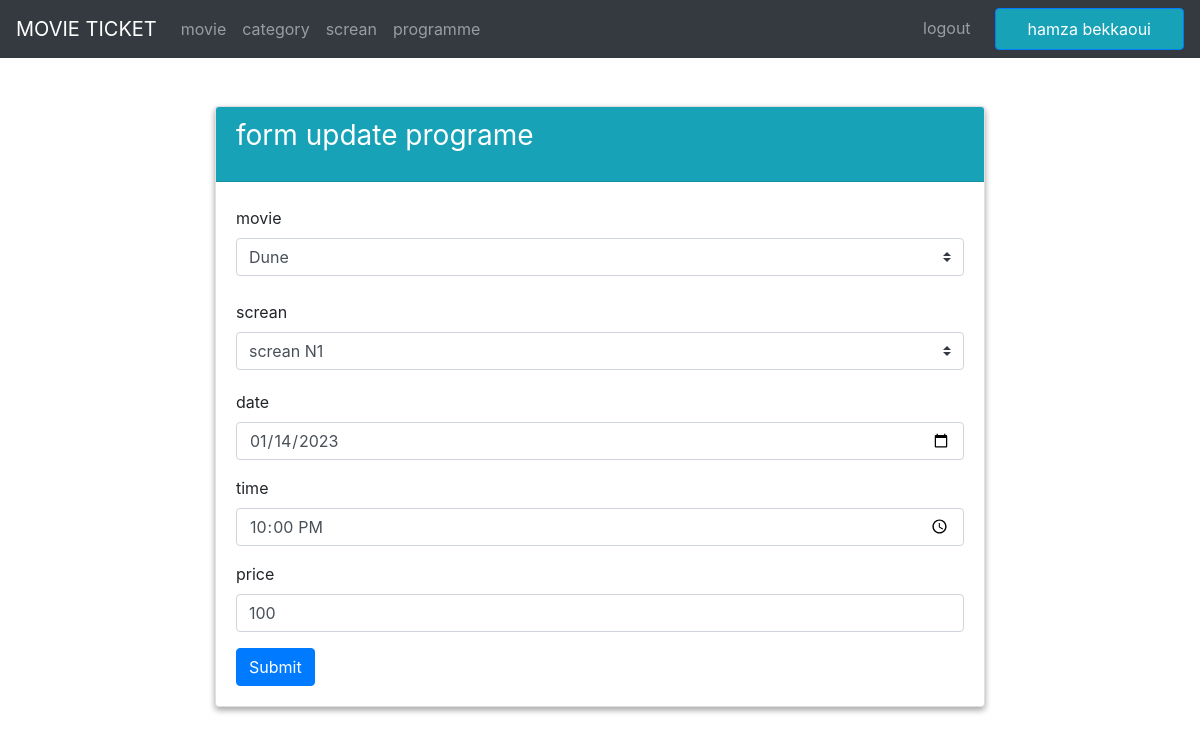
The app's page /admin/programme/update_programme.php?id=10 (signed in) with its own data.
### tables this page shows
CREATE TABLE `programmes` (
  `id` bigint(20) UNSIGNED NOT NULL,
  `films_id` bigint(20) UNSIGNED NOT NULL,
  `salles_id` bigint(20) UNSIGNED NOT NULL,
  `date` date NOT NULL,
  `time` time NOT NULL,
  `prix` int(11) NOT NULL,
  `created_at` timestamp NULL DEFAULT current_timestamp(),
  `updated_at` timestamp NULL DEFAULT current_timestamp()
);

### admin/programme/update_programme.php (the view, shortened to what this page needs)
<?php
require('../../db/db.php');
$sql_p = "select * from programmes where id  = :id";
$programme  = $connection->prepare($sql_p);
$programme->bindValue(':id', $_GET['id']);
$programme->execute();
$data_programme = $programme->fetchAll();
$sql_f = "select * from films where projection = 1";
$all_films  = $connection->prepare($sql_f);
$all_films->execute();
$data_film = $all_films->fetchAll();
$sql_s = "select * from salles";
$all_salles  = $connection->prepare($sql_s);
$all_salles->execute();
$data_salle = $all_salles->fetchAll();
?>
<!DOCTYPE html>
<html lang="en">
<head>
    <link rel="stylesheet" href="https://stackpath.bootstrapcdn.com/bootstrap/4.5.0/css/bootstrap.min.css">
</head>
<body>
    <?php
    require('../navBar/navBar.php');
    ?>
    <div class="container col-8 mt-5 mb-5 ">
        <div class="card box_shadow">
            <div class="card-header bg-info text-white">
                <h1 class="h3 mb-3 font-weight-normal">form update programe</h1>
            </div>
            <div class="card-body">
                <form method="post" autocomplete="off" enctype="multipart/form-data">
                    <div class="form-group">
                        <label class="my-1 mr-2" for="inlineFormCustomSelectPref">movie</label>
                        <select class="custom-select my-1 mr-sm-2" name="film" id="inlineFormCustomSelectPref">
                            <?php
                            foreach ($data_film as $row) {
                                $id = $row['id'];
                                $name = $row['name'];
                                if ($data_programme[0]['films_id'] == $id) {
                                    echo "<option value='$id' selected>$name</option>";
                                } elseif (isset($_POST['film']) and $_POST['film'] == $id) {
                                    echo "<option value='$id' selected >$name</option>";
                                } else {
                                    echo "<option value='$id'>$name</option>";
                                }
                            }
                            ?>
                        </select>
                    </div>
                    <div class="form-group">
                        <label class="my-1 mr-2" for="inlineFormCustomSelectPref">screan</label>
                        <select class="custom-select my-1 mr-sm-2" name="salle" id="inlineFormCustomSelectPref">
                            <?php
                            foreach ($data_salle as $row) {
                                $id = $row['id'];
                                $name = $row['name'];
                                if ($data_programme[0]['salles_id'] == $id) {
                                    echo "<option value='$id' selected >$name</option>";
                                } elseif (isset($_POST['salle']) and $_POST['salle'] == $id) {
                                    echo "<option value='$id' selected >$name</option>";
                                } else {
                                    echo "<option value='$id'>$name</option>";
                                }
                            }
                            ?>
                        </select>
                    </div>
                    <div class="form-group">
                        <label for="duré">date</label>
                        <input type="date" class="form-control" id="duré" name="date_p" placeholder="date de creation" value="<?php if (isset($_POST['date_p'])) {
                                                                                                                                    echo $_POST['date_p'];
                                                                                                                                } else {
                                                                                                                                    echo $data_programme[0]['date'];
                                                                                                                                } ?>">
                    </div>
                    <div class="form-group">
                        <label for="duré">time</label>
                        <input type="time" class="form-control" id="duré" name="time" placeholder="Enter le duree" value="<?php if (isset($_POST['time'])) {
                                                                                                                                echo $_POST['time'];
                                                                                                                            } else {
                                                                                                                                echo $data_programme[0]['time'];
                                                                                                                            } ?>">
                    </div>
                    <div class="form-group">
                        <label for="duré">price</label>
                        <input type="number" class="form-control" id="duré" name="price" placeholder="Enter le duree" value="<?php if (isset($_POST['price'])) {
                                                                                                                                    echo $_POST['price'];
                                                                                                                                } else {
                                                                                                                                    echo $data_programme[0]['prix'];
                                                                                                                                } ?>">
                    </div>
                    <button type="submit" class="btn btn-primary">Submit</button>
                </form>
            </div>
        </div>
    </div>
</body>
</html>

### admin/programme/update_programme.php (style rules this page uses)
.box_shadow { box-shadow: rgba(0, 0, 0, 0.16) 0px 3px 6px, rgba(0, 0, 0, 0.23) 0px 3px 6px; }

### records on screen
programmes: date_p "01/14/2023", time "22:00:00", price "100"

### other values on screen
$_SESSION['admin_logged_in_name'] "hamza bekkaoui"
form field film "Dune"
form field salle "screan N1"
